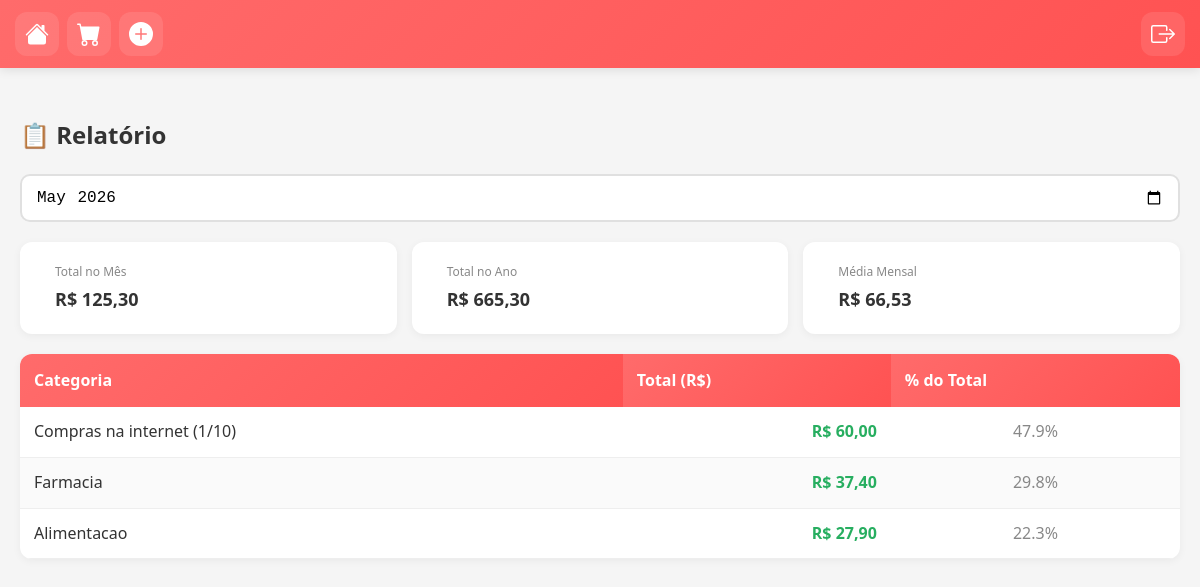
Screenshot of /relatorio (signed in) with the database file from the repository.
### tables this page shows
CREATE TABLE compras (
        id INTEGER PRIMARY KEY AUTOINCREMENT,
        usuario_id INTEGER NOT NULL,
        local TEXT,
        produto TEXT,
        valor REAL NOT NULL CHECK(valor >= 0),
        data TEXT NOT NULL,
        parcelas INTEGER DEFAULT 1,
        parcela_atual INTEGER DEFAULT 1,
        data_cadastro TEXT DEFAULT CURRENT_TIMESTAMP,
        FOREIGN KEY (usuario_id) REFERENCES usuarios(id) ON DELETE CASCADE
    );

### app.py (the view)
@app.route('/relatorio')
@login_required
def relatorio():
    usuario_id = session['usuario_id']
    mes = request.args.get('mes') or date.today().strftime('%Y-%m')
    db = get_db()
    cursor = db.cursor()
    cursor.execute("""
        SELECT produto, SUM(valor) as total
        FROM compras
        WHERE usuario_id=? AND strftime('%Y-%m', data)=?
        GROUP BY produto
        ORDER BY total DESC
    """, (usuario_id, mes))
    gastos = cursor.fetchall()
    cursor.execute("""
        SELECT COALESCE(SUM(valor), 0) as total
        FROM compras
        WHERE usuario_id=? AND strftime('%Y-%m', data)=?
    """, (usuario_id, mes))
    total = float(cursor.fetchone()['total'])
    cursor.execute("""
        SELECT COALESCE(SUM(valor), 0) as total
        FROM compras
        WHERE usuario_id=?
    """, (usuario_id,))
    total_anual = float(cursor.fetchone()['total'])
    cursor.execute("""
        SELECT COUNT(DISTINCT strftime('%Y-%m', data)) as meses
        FROM compras
        WHERE usuario_id=?
    """, (usuario_id,))
    meses_count = cursor.fetchone()['meses'] or 1
    media_mensal = total_anual / meses_count
    return render_template(
        'relatorio.html',
        gastos=gastos,
        total=total,
        total_anual=total_anual,
        media_mensal=media_mensal,
        mes=mes,
        mes_formatado=formatar_mes(mes)
    )

### app.py (called while the page is built)
@app.after_request
def add_security_headers(response):
    response.headers['X-Content-Type-Options'] = 'nosniff'
    response.headers['X-Frame-Options'] = 'DENY'
    response.headers['X-XSS-Protection'] = '1; mode=block'
    response.headers['Strict-Transport-Security'] = 'max-age=31536000; includeSubDomains'
    response.headers['Content-Security-Policy'] = (
        "default-src 'self'; "
        "script-src 'self' 'unsafe-inline' https://cdn.jsdelivr.net; "
        "style-src 'self' 'unsafe-inline' https://cdn.jsdelivr.net; "
        "font-src 'self' https://cdn.jsdelivr.net; "
        "connect-src 'self' https://cdn.jsdelivr.net; "
        "img-src 'self' data:;"
    )
    return response

def get_db():
    if 'db' not in g:
        g.db = sqlite3.connect(DATABASE)
        g.db.row_factory = sqlite3.Row
    return g.db

def formatar_mes(mes):
    meses = {
        "01": "Janeiro", "02": "Fevereiro", "03": "Marco", "04": "Abril",
        "05": "Maio", "06": "Junho", "07": "Julho", "08": "Agosto",
        "09": "Setembro", "10": "Outubro", "11": "Novembro", "12": "Dezembro"
    }
    if mes:
        ano, mes_num = mes.split('-')
        return f"{meses.get(mes_num)} de {ano}"
    return ""

def login_required(f):
    @wraps(f)
    def decorated_function(*args, **kwargs):
        if 'usuario_id' not in session:
            flash("Faca login para acessar esta pagina", "erro")
            return redirect('/login')
        return f(*args, **kwargs)
    return decorated_function

### templates/relatorio.html (shortened to what this page needs)
{% extends 'base.html' %}
{% block content %}
<div class="pagina-relatorio">
    <h2>📋 Relatório</h2>
    <form method="GET" id="formFiltro">
        <input type="month" name="mes" value="{{ mes or '' }}" onchange="this.form.submit();" class="input-month">
    </form>
    <div class="resumo-cards">
        <div class="card-resumo">
            <div>
                <small>Total no Mês</small>
                <strong>R$ {{ "{:,.2f}".format(total).replace(",", "X").replace(".", ",").replace("X", ".") }}</strong>
            </div>
        </div>
        <div class="card-resumo">
            <div>
                <small>Total no Ano</small>
                <strong>R$ {{ "{:,.2f}".format(total_anual).replace(",", "X").replace(".", ",").replace("X", ".") }}</strong>
            </div>
        </div>
        <div class="card-resumo">
            <div>
                <small>Média Mensal</small>
                <strong>R$ {{ "{:,.2f}".format(media_mensal).replace(",", "X").replace(".", ",").replace("X", ".") }}</strong>
            </div>
        </div>
    </div>
    <div class="area-tabela">
        <table class="tabela">
            <thead>
                <tr>
                    <th>Categoria</th>
                    <th class="valor">Total (R$)</th>
                    <th>% do Total</th>
                </tr>
            </thead>
            <tbody>
            {% if gastos %}
                {% for g in gastos %}
                <tr>
                    <td>{{ g['produto'] }}</td>
                    <td class="valor">
                        R$ {{ "{:,.2f}".format(g['total']|float).replace(",", "X").replace(".", ",").replace("X", ".") }}
                    </td>
                    <td class="percentual">
                        {% if total > 0 %}
                            {{ "%.1f"|format((g['total']|float / total) * 100) }}%
                        {% else %}
                            0%
                        {% endif %}
                    </td>
                </tr>
                {% endfor %}
            {% endif %}
            </tbody>
        </table>
    </div>
</div>
{% endblock %}

### static/style.css (style rules this page uses)
* { box-sizing: border-box; }
body { font-family: 'Segoe UI', Arial, sans-serif; margin: 0; background: #f5f5f5; color: #333; line-height: 1.6; }
form { display: flex; flex-direction: column; }
input, select, button { padding: 12px 14px; font-size: 16px; border-radius: 10px; border: 2px solid #e0e0e0; outline: none; transition: all 0.3s; width: 100%; }
.input-month { width: auto; min-width: 150px; }
.tabela { width: 100%; border-collapse: collapse; }
.tabela thead th { position: sticky; top: 0; z-index: 10; background: linear-gradient(135deg, #ff6b6b, #ff5252); color: white; padding: 14px; text-align: left; font-weight: 600; }
.tabela td { padding: 12px 14px; border-bottom: 1px solid #eee; }
.tabela tbody tr:nth-child(even) { background: #fafafa; }
.valor { text-align: right; font-weight: bold; color: #27ae60; }
.percentual { text-align: center; color: #888; }
.area-tabela { max-height: 55vh; overflow-y: auto; background: white; border-radius: 12px; box-shadow: 0 2px 8px rgba(0,0,0,0.05); }
.resumo-cards { display: grid; grid-template-columns: repeat(auto-fit, minmax(200px, 1fr)); gap: 15px; margin: 20px 0; }
.card-resumo { background: white; padding: 20px; border-radius: 12px; display: flex; align-items: center; gap: 15px; box-shadow: 0 2px 8px rgba(0,0,0,0.05); transition: 0.2s; }
.card-resumo small { display: block; color: #888; font-size: 12px; margin-bottom: 4px; }
.card-resumo strong { font-size: 18px; color: #333; }
h1, h2, h3 { margin-top: 0; color: #333; }

### rows the page displays
compras: produto "Compras na internet (1/10)", total "60,00", total "47.9"
compras: produto "Farmacia", total "37,40", total "29.8"
compras: produto "Alimentacao", total "27,90", total "22.3"
